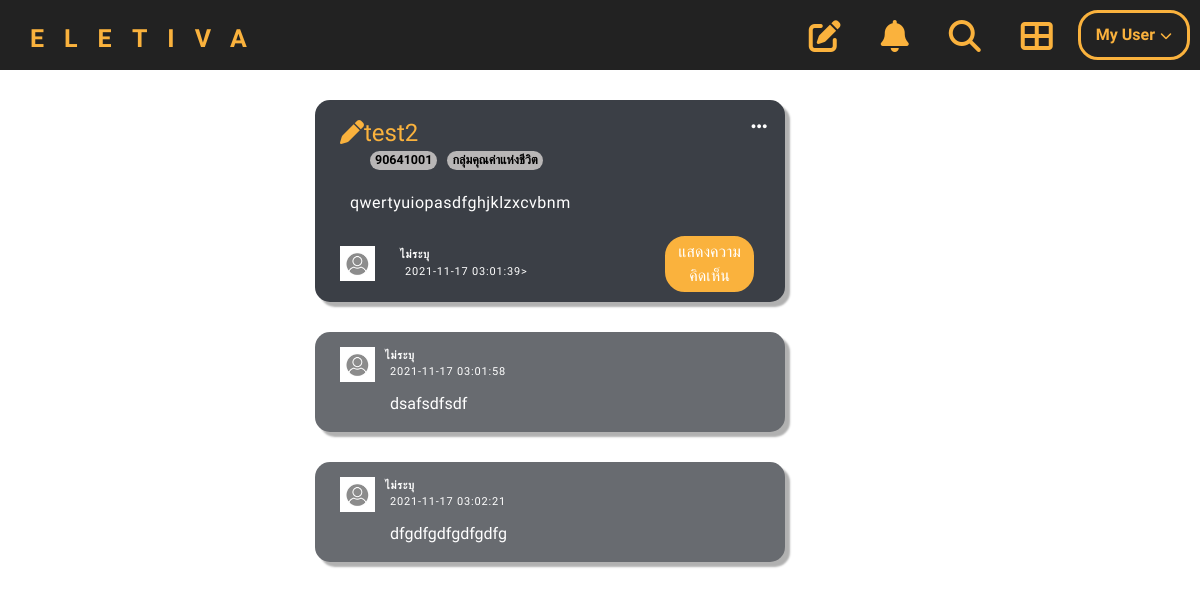
Before: /post.php?id=2 (signed in) with the older database file.
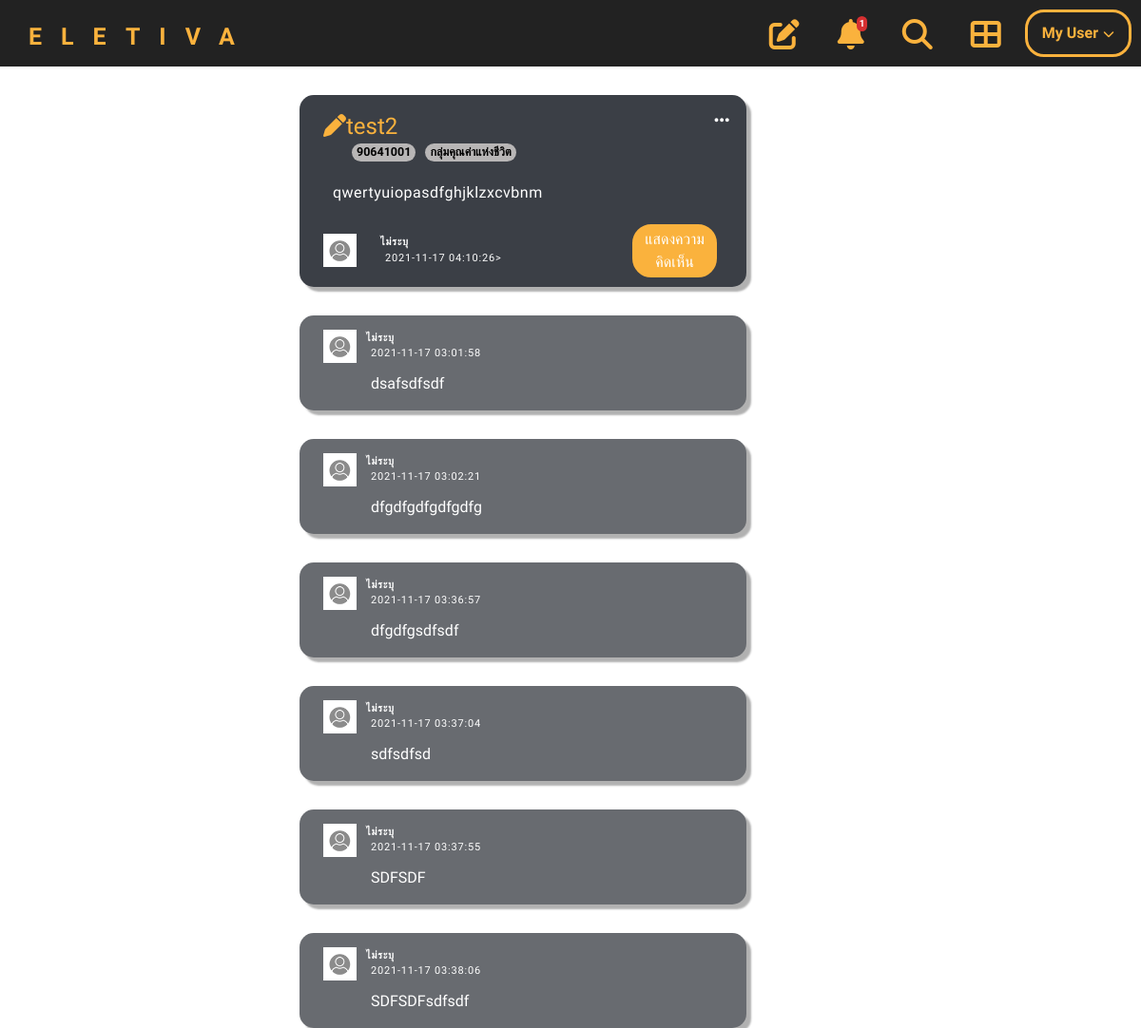
After: the same page with the newer database file.
### tables this page shows
CREATE TABLE `post` (
  `ID_post` int(11) UNSIGNED NOT NULL,
  `Group_subject` varchar(50) NOT NULL,
  `ID_subject` int(8) NOT NULL,
  `name_subject` varchar(75) NOT NULL,
  `type_post` int(2) NOT NULL,
  `title_post` varchar(50) NOT NULL,
  `msg_post` varchar(255) NOT NULL,
  `time_post` timestamp NOT NULL DEFAULT current_timestamp() ON UPDATE current_timestamp(),
  `create_by` bigint(20) UNSIGNED NOT NULL,
  `report` int(5) NOT NULL
);

CREATE TABLE `users` (
  `ID` bigint(20) UNSIGNED NOT NULL,
  `email` varchar(255) NOT NULL,
  `password` varchar(255) NOT NULL,
  `code` mediumint(50) DEFAULT NULL,
  `status` int(11) NOT NULL,
  `name` varchar(255) DEFAULT NULL,
  `major` varchar(255) DEFAULT NULL,
  `introduce` varchar(255) DEFAULT NULL,
  `picture` varchar(255) DEFAULT NULL,
  `sex` varchar(1) DEFAULT NULL
);

CREATE TABLE `comment` (
  `ID_comment` int(11) NOT NULL,
  `msg_comment` varchar(255) NOT NULL,
  `rate` int(5) DEFAULT NULL,
  `time_comment` timestamp NOT NULL DEFAULT current_timestamp() ON UPDATE current_timestamp(),
  `create_by` bigint(20) UNSIGNED NOT NULL,
  `from_post` int(11) NOT NULL
);

### post.php (the view, shortened to what the changed rows need)
<link rel="stylesheet " type="text/css " href="css/post-reveiw.css ">
<link rel="stylesheet " type="text/css " href="css/bootstrap1.css ">
<?php
require "dbconnect.php";
include "header.php";
if ($_GET['id']){
    $x = $_GET['id'];
    $queryP = "SELECT create_by FROM post WHERE ID_post = '$x'";
    $resultpost = mysqli_query($connect, $queryP);
    $rowpost = mysqli_fetch_assoc($resultpost);
    $IDpost = $rowpost["create_by"];
    $queryC = "SELECT * FROM comment WHERE from_post = '$x'";
    $resultcom = mysqli_query($connect, $queryC);
    $queryU = "SELECT * FROM users WHERE ID = '$IDpost'";
    $resultU = mysqli_query($connect, $queryU);
    $rowUser = mysqli_fetch_assoc($resultU);
    $name = (empty($rowUser['name'])) ? 'ไม่ระบุ' : $rowUser["name"];
    $img = (empty($rowUser['picture'])) ? 'avatar.jpg' : $rowUser["picture"];
}
?>
<?php if((isset($_SESSION['status']) && !empty($_SESSION['status']) && $_SESSION['status'] != 3) || empty($_SESSION['status'])) : ?>
<body class="post">
    <div class="container-fluid mt-5">
        <div class="row">
            <div class="col-lg-5 col-sm-8">
                <div class="post-review">
                    <div class="review-box">
                        <i class="fas fa-ellipsis-h " id="dropdownMenuButton1" data-bs-toggle="dropdown" aria-expanded="false"></i>
                        <?php
                        $queryP = "SELECT * FROM post WHERE ID_post = '$x'";
                        $resultpost = mysqli_query($connect, $queryP);
                        while($row = mysqli_fetch_assoc($resultpost)){
                            echo '<p class="title"><i class="fas fa-pen"></i>'.$row["title_post"].'
                            <br><span class="badge rounded-pill " id="code">'.$row["ID_subject"].'</span><span class="badge rounded-pill" id="category">'.$row["Group_subject"].'</span>
                            </p>';
                            echo '<p class="post-item">'.$row["msg_post"].'</p>';
                            echo '<div class="d-flex align-items-center ">';
                            echo '  <div class="d-inline ">';
                            echo '  <img src="myfile/'.$img.'" alt="Avatar" class="avatar">';
                            echo '</div>';
                            echo '<div class="d-inline col-sm-6">';
                            echo '  <strong>'.$name.'</strong>';
                            echo '  <span class="d-block" id="time">'.$row["time_post"].'></span>';
                            echo '</div>';
                            if(($_SESSION['status'] == 1) || ($_SESSION['status'] == 2)){
                            echo '<div class="d-grid col-lg-5 col-md-5 col-sm-4 float-end">';
                            echo '  <button type="button" data-bs-toggle="modal" data-bs-target="#exampleModal">แสดงความคิดเห็น</button>';
                            echo '</div>';
                            }
                            echo '</div>';
                        }
                        ?>
                    </div>
                </div>
            </div>
        </div>
        <?php
        while($row = mysqli_fetch_assoc($resultcom)){
            $IDuser = $row["create_by"];
            $querycU = "SELECT * FROM users WHERE ID = '.$IDuser.'";
            $resultcU = mysqli_query($connect, $querycU);
            $rowcUser = mysqli_fetch_assoc($resultcU);
            $name = (empty($rowcUser['name'])) ? 'ไม่ระบุ' : $rowUser["name"];
            $img = (empty($rowcUser['picture'])) ? 'avatar.jpg' : $rowcUser["picture"];
            echo '<div class="row ">';
            echo '<div class="col-lg-3 col-sm-2"></div>';
            echo '<div class="col-lg-5 col-sm-8">';
            echo '<div class="comment-review">';
            echo '<div class="comment-box">';
            echo'<div class="d-flex align-items-center ">';
            echo    '<div class="d-inline ">';
            echo        '<img src="myfile/'.$img.'" alt="Avatar" class="avatar">';
            echo    '</div>';
            echo    '<div class="d-inline ">';
            echo        '<strong>'.$name.'</strong>';
            echo        '<span class="d-block" id="time">'.$row["time_comment"].'</span>';
            echo    '</div>';
            echo'</div>';
            echo'<div class="d-block text-start ">';
            echo    '<p class="comment">'.$row["msg_comment"].'</p>';
            echo'</div>';
            echo '</div>';
            echo '</div>';
            echo '</div>';
            echo '</div>';
        }
        ?>
    </div>
</body>
<?php else: ?>
<?php include "logout.php"; ?>
<?php endif ?>

### header.php (shortened to what the changed rows need)
<?php
    require "dbconnect.php";
?>
<head>
    <link href="https://cdnjs.cloudflare.com/ajax/libs/font-awesome/5.15.4/css/all.min.css" rel="stylesheet">
    <link rel="stylesheet" href="https://stackpath.bootstrapcdn.com/bootstrap/4.5.2/css/bootstrap.min.css">
    <link rel="stylesheet" type="text/css" href="css/navbar.css">
</head>
<?php
if(isset($_SESSION['status']) && empty($_SESSION['status']) && $_SESSION['status'] == 0) {
    echo'<nav>';
    echo'<ul class="menu">';
    echo'<li class="logo"><a class="logonav" href="index.php">ELETIVA</a></li>';
    echo'<li class="item"><a href="search.php" title="Search"><i class="iconnav fas fa-search"><span class="navTitle">Search</span></i></a></li>';
    echo'<li class="item navlast""><a href="category.php" title="Category"><i class="iconnav fas fa-th-large"><span class="navTitle">Category</span></i></a></li>';
    echo'<li class="item button"><a class="loginnav" href="login-user.php">Log In</a></li>';
    echo'<li class="toggle"><a class="icontog" href="#"><i class="icontog fas fa-bars"></i></a></li>';
    echo'</ul>';
    echo'</nav>';
}
else{
    $email = $_SESSION['email'];
    $password = $_SESSION['password'];
    $status = $_SESSION['status'];
    $check = "SELECT ID,email,password,status FROM users WHERE email = '$email ' AND password = '$password' AND status = '$status'";
    $result = mysqli_query($connect, $check);
    $row = mysqli_fetch_assoc($result);
    $ID = $row['ID'];
    $rt = "SELECT COUNT(*) AS 'count' FROM notify WHERE status_notify='1' AND to_ID='$ID'";
    $l = mysqli_query($connect, $rt);
    $m = mysqli_fetch_assoc($l);
    $count = $m['count'];
    if($status == 1 || $status == 2){
        echo'<nav>';
        echo'<ul class="menu">';
        echo'<li class="item"><a href="notify.php" title="Notification"><i class="iconnav fas fa-bell"><span class="navTitle">Notification</span>';
        if($count > 0){
            echo'<div class = "number">';
            echo $count;
            echo'</div>';
        }
        echo'</i></a></li>';
        echo'</ul>';
        echo'</nav>';
    }
}
?>

Changed rows visible on the page:
changed post "test2": time_post "2021-11-17 03:01:39" → "2021-11-17 04:10:26"
added comment: name "ไม่ระบุ", time_comment "2021-11-17 03:36:57", msg_comment "dfgdfgsdfsdf"
added comment: name "ไม่ระบุ", time_comment "2021-11-17 03:37:04", msg_comment "sdfsdfsd"
added comment: name "ไม่ระบุ", time_comment "2021-11-17 03:37:55", msg_comment "SDFSDF"
added comment: name "ไม่ระบุ", time_comment "2021-11-17 03:38:06", msg_comment "SDFSDFsdfsdf"
Other visible differences:
$count: (not shown) → "1"
